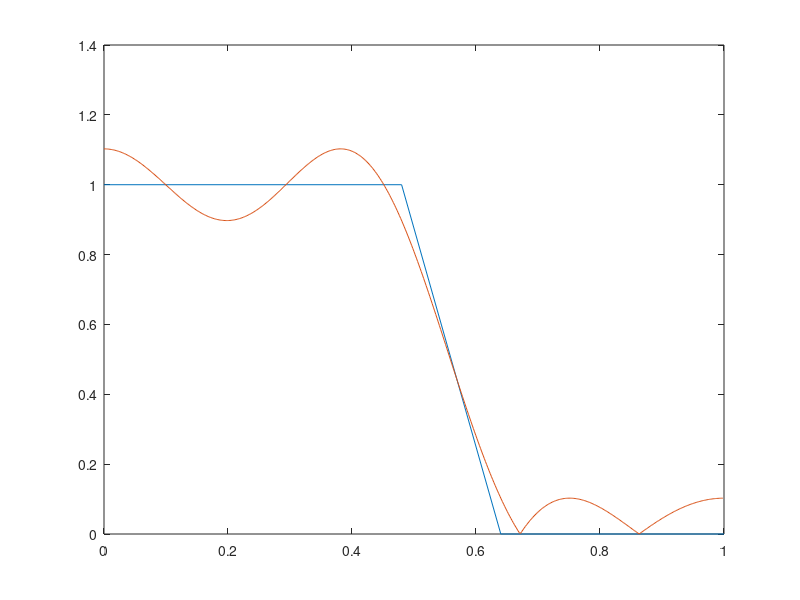

Write the MATLAB code that produced this figure.
%% FIR Filter Generation
% Dario Aranguiz
close all;

n = 10;            % Number of taps 
Fs = 25;           % Sampling Rate
Fc = 12;           % Cutoff Frequency
transBand = 4;     % Width of transition band

% Construct filter specification
f = [0, Fc / Fs, (Fc + transBand) / Fs, 1];
a = [1, 1, 0, 0];

% Parks-McClellan Method
b = firpm(n, f, a, [1 1]);

% Window-based Method
% b = fir1(n, Fc);

% Frequency Sampling-based Method
% b = fir2(n, f, a);

% Plot filter response over digital frequency range
[h,w] = freqz(b, 1);
plot(f, a, w/pi, abs(h));

% String construction
javaString = '\nprivate final float[] coefs = {';
for i=1:n
    javaString = strcat(javaString, num2str(b(i)), ', ');
end
javaString(end-1:end) = '};';
javaString = strcat(javaString, '\n');

fprintf(javaString);